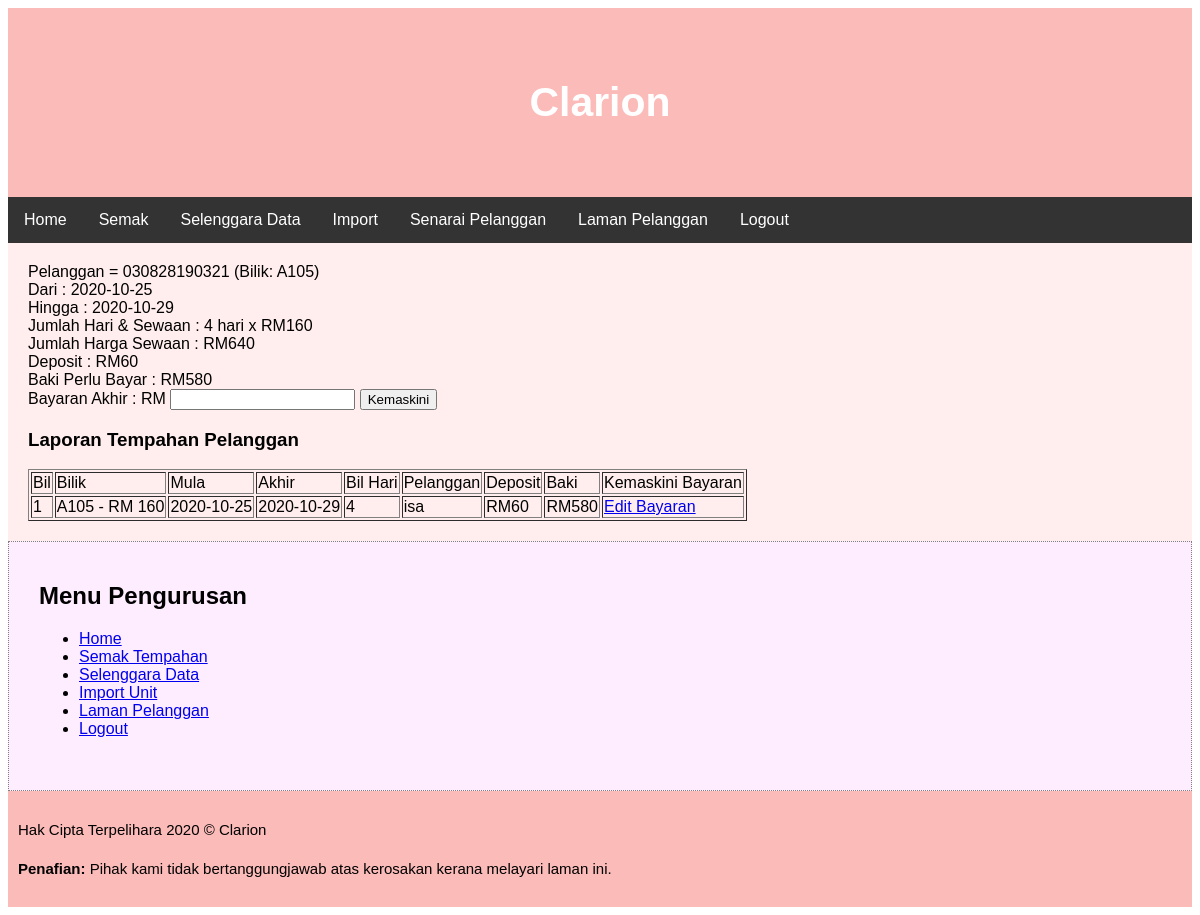
Screenshot of /admin/edittempahan.php?nokp=030828190321&nobilik=A105&mula=2020-10-25 with the database file from the repository.
### tables this page shows
CREATE TABLE `tempahan` (
  `tarikhmasuk` varchar(30) NOT NULL,
  `tarikhkeluar` varchar(30) DEFAULT NULL,
  `deposit` double DEFAULT NULL,
  `bayaranakhir` double DEFAULT NULL,
  `semakbayaran` tinyint(1) DEFAULT NULL,
  `nokp` varchar(14) NOT NULL,
  `nobilik` varchar(6) NOT NULL
);

CREATE TABLE `bilik` (
  `nobilik` varchar(6) NOT NULL,
  `kodjenis` varchar(20) NOT NULL,
  `harga` double NOT NULL
);

CREATE TABLE `pelanggan` (
  `nokp` varchar(14) NOT NULL,
  `nama` varchar(100) NOT NULL,
  `email` varchar(100) NOT NULL,
  `notelefon` varchar(20) NOT NULL
);

### admin/borangbayaranakhir.php (the view, shortened to what this page needs)
<?php
	$nokp=$_GET['nokp'];
	$nobilik=$_GET['nobilik'];
	$mula=$_GET['mula'];
	include 'capaian.php';
	$SQL="select *,DAY(tempahan.tarikhmasuk),DAY(tempahan.tarikhkeluar) from tempahan inner join bilik where tempahan.nokp='$nokp' AND bilik.nobilik='$nobilik' AND tempahan.tarikhmasuk='$mula' ";
	$kemaskini=mysqli_query($connect,$SQL);
	$data=mysqli_fetch_array($kemaskini);
	$nokp=$data['nokp'];
	$nobilik=$data['nobilik'];
	$mula=$data['tarikhmasuk'];
	$akhir=$data['tarikhkeluar'];
	$harga=$data['harga'];
	$jumhari=($data['DAY(tempahan.tarikhkeluar)']-$data['DAY(tempahan.tarikhmasuk)']);
	$jumsewaan=$jumhari*$harga;
	$deposit=$data['deposit'];
	$bayaranakhir=$data['bayaranakhir'];
	$baki=$jumsewaan-($deposit+$bayaranakhir);
	$jumlahdibayar=$bayaranakhir+$deposit;
	if($jumlahdibayar != $jumsewaan){
	  echo '<form action="kemaskini.php" method="GET">
			Pelanggan = '.$nokp.' (Bilik: '.$nobilik.')<br>
			Dari : '.$mula.' <br>
			Hingga : '.$akhir.' <br>
			Jumlah Hari & Sewaan : '.$jumhari.' hari x RM'.$harga.' <br>
			Jumlah Harga Sewaan : RM'.$jumsewaan.' <br>
			Deposit : RM'.$deposit.' <br>
			Baki Perlu Bayar : RM'.$baki.' <br>
			<input type="hidden" name="nokp" value="'.$nokp.'">
			<input type="hidden" name="nobilik" value="'.$nobilik.'">
			<input type="hidden" name="mula" value="'.$mula.'">
			<label>Bayaran Akhir :</label> RM
			<input type="text" name="bayaranakhir">
			<input type="submit" name="submit" value="Kemaskini">
			</form>';
    } else {
		echo "Bayaran Anda Semua Telah Selesai";
	}
 ?>

### admin/papartempahan.php (shortened to what this page needs)
<h3>Laporan Tempahan Pelanggan</h3>
<table border="1">
	<tr><td>Bil</td><td>Bilik</td><td>Mula</td><td>Akhir</td><td>Bil Hari</td><td>Pelanggan</td><td>Deposit</td><td>Baki</td>
	<td>Kemaskini Bayaran</td></tr>
<?php
	include 'capaian.php';
	$SQL="select *,DAY(tempahan.tarikhmasuk),DAY(tempahan.tarikhkeluar) from pelanggan inner join tempahan on pelanggan.nokp=tempahan.nokp inner join bilik on bilik.nobilik=tempahan.nobilik order by tempahan.tarikhmasuk";
	$i=0;
	$semak=mysqli_query($connect,$SQL);
	while($hasil=mysqli_fetch_array($semak)){
	$nokp=$hasil['nokp'];
	$mula=$hasil['tarikhmasuk'];
	$akhir=$hasil['tarikhkeluar'];
	$nobilik=$hasil['nobilik'];
	$pelanggan=$hasil['nama'];
	$harga=$hasil['harga'];
	$bayaranakhir=$hasil['bayaranakhir'];
	$jumhari=($hasil['DAY(tempahan.tarikhkeluar)'] - $hasil['DAY(tempahan.tarikhmasuk)']);
	$deposit=$hasil['deposit'];
	$jumharga=$harga*$jumhari;
	$baki=($jumharga-($deposit+$bayaranakhir));
	$i++;
	echo "<tr>
			<td>$i</td><td>$nobilik - RM $harga</td><td>$mula</td><td>$akhir</td><td>$jumhari</td><td>$pelanggan</td><td>RM$deposit</td><td>RM$baki</td>
				<td><a href='edittempahan.php?nokp=$nokp&nobilik=$nobilik&mula=$mula'>Edit Bayaran</a></td>
			    </tr>";
	}
	echo "</table>";
?>

### admin/style.css (style rules this page uses)
* { box-sizing: border-box; }
body { font-family: Arial, Helvetica, sans-serif; }

### rows the page displays
tempahan: nokp "030828190321", nobilik.nobilik "A105", tarikhmasuk "2020-10-25", tarikhkeluar "2020-10-29", nobilik.harga "160", deposit "60", jumhari "4", nokp.nama "isa", baki "580"

### other values shown
$jumhari "4"
$jumsewaan "640"
$baki "580"
